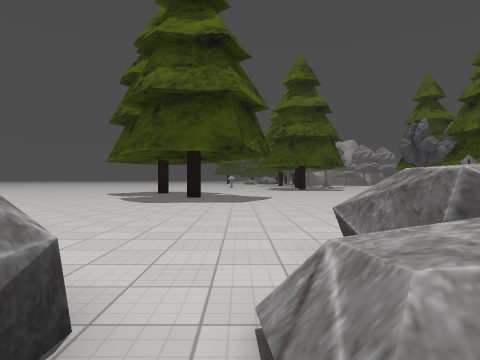
[1] (above)

22 first-person views from a walk through a 3-D level made in the Godot game engine. The camera is 1.3 m above the floor, looks level and sees 75° across. The floor is counted in squares, 1.74 m on a side. Each view is taken from the middle of a square. On the plan, view 1 faces up. The plan holds only what a view shows up to about 10 squares ahead; the rest is blank. The place goes on beyond the plan. Some surface patterns are stand-ins.

[2]
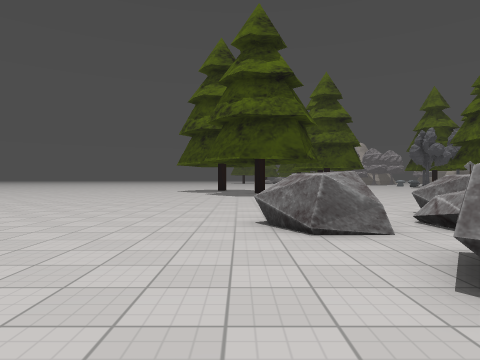

[3]
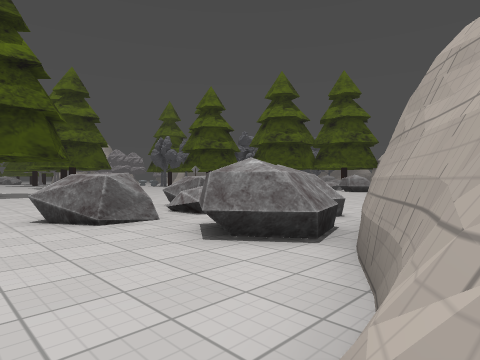

[4]
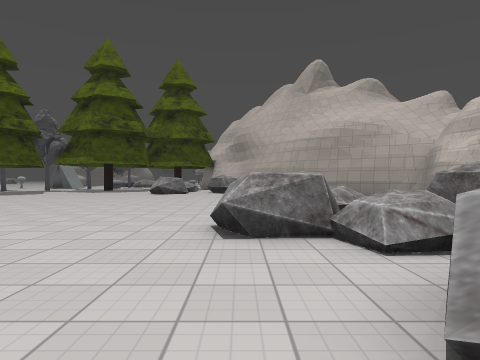

[5]
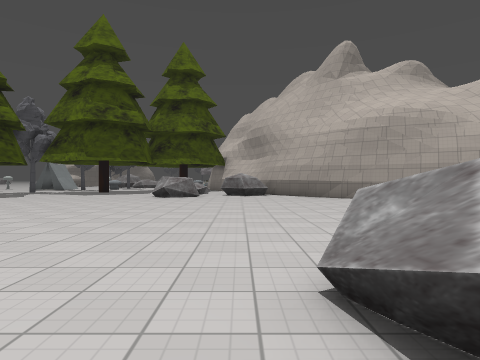

[6]
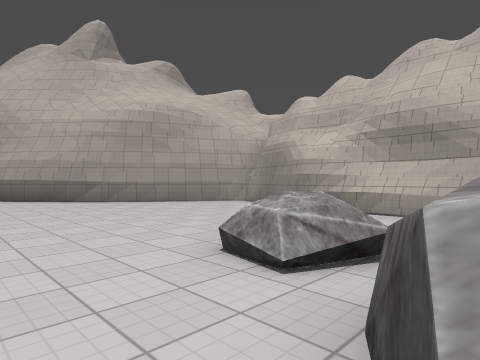

[7]
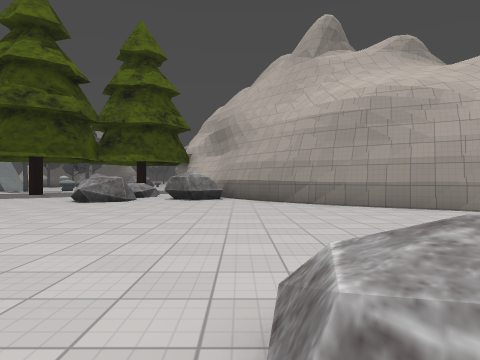

[8]
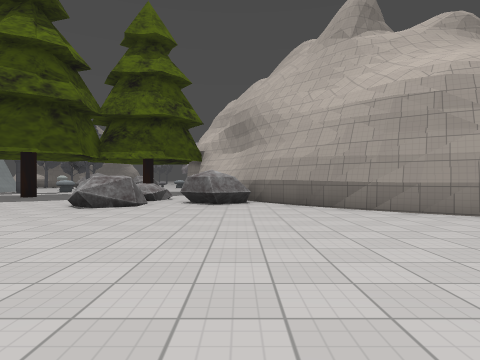

[9]
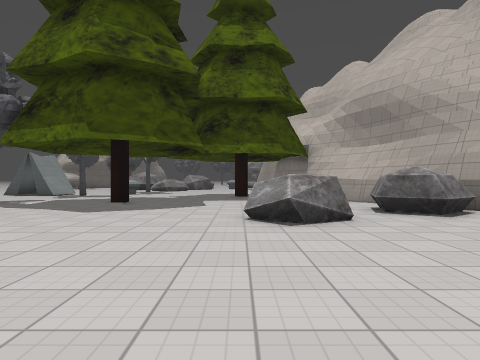

[10]
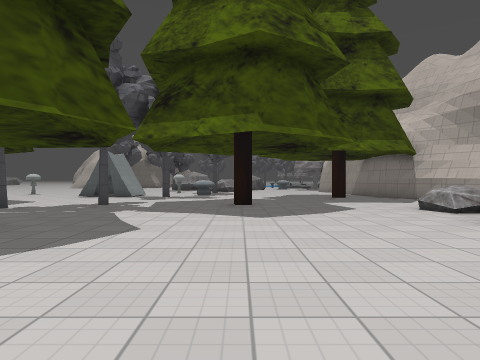

[11]
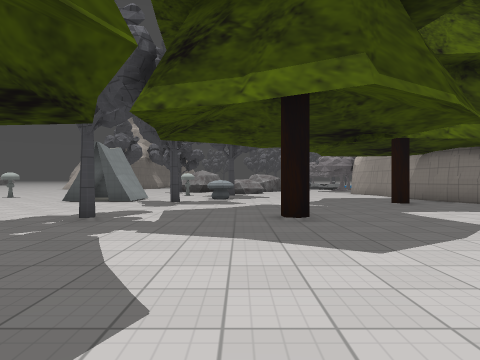

[12]
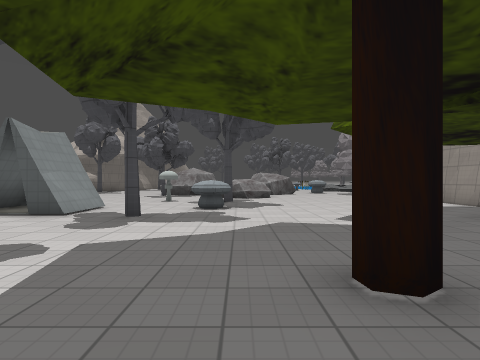

[13]
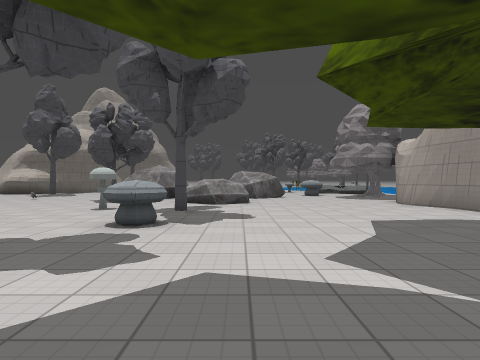

[14]
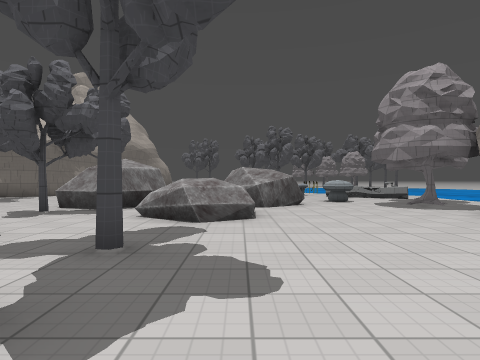

[15]
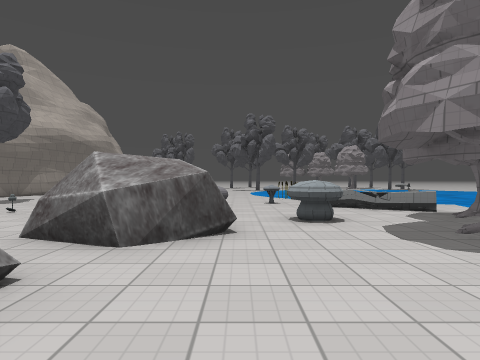

[16]
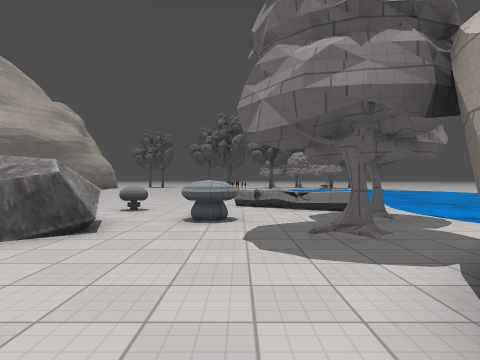

[17]
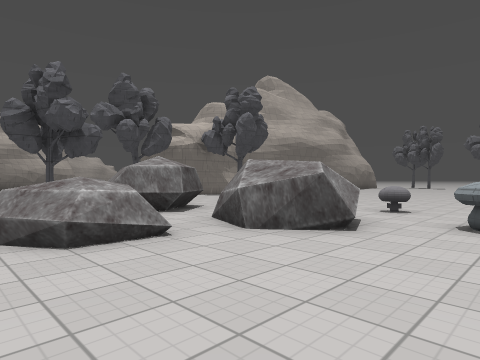

[18]
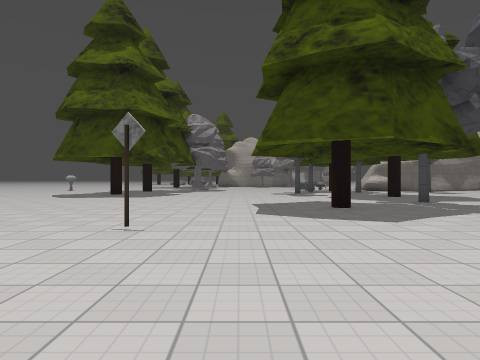

[19]
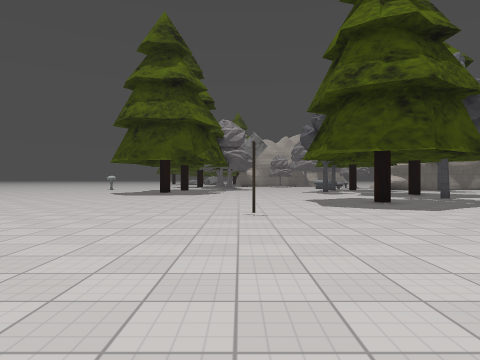

[20]
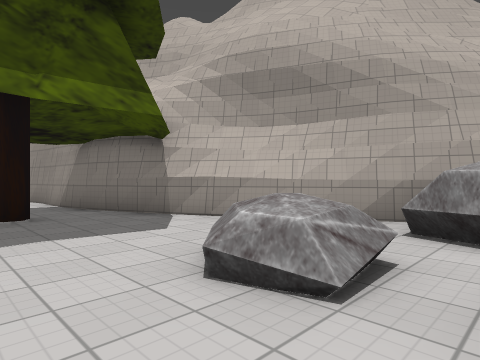

[21]
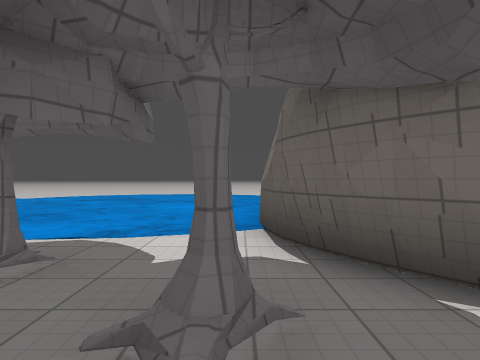

[22]
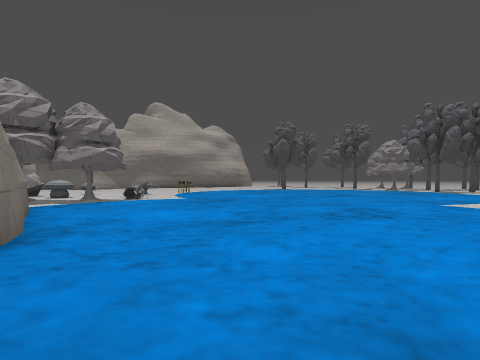

### Floor plan
Key: @ floor where view 1 was taken; # wall or solid block; x gap in a wall; . floor; = window, fence, low wall or low ledge; ^ raised ledge; T tree; C cone; S sign; O other object.
Columns run from 4 left of view 1 to 38 right of it. Each row starts with its distance up from view 1.
 18         .............T.....##  ... ..
 17         ...................##.......^
 16       ............T...T........C..T##   .
 15       ....................T....C...###.O.
 14        .....................^^....=.x..
 13         .....S..............=.T..^^.x.
 12         ..............T..........^^.#   ...
 11          ...........................##..O..
 10 ........  .................................
  9 ........ .............................^...O
  8 ..........................T...........^..=
  7 .................=^^==..........##..T...==
  6 ..................^===.....########.T...=
  5 ...................x....####      ##..T.=
  4 ...................##..##          #.......
  3 .....##............#####           #.......
  2 ..#..^^.=..........##              #.......
  1 .=^^======........##               #.......
  0 ....@##==........##                #.......
 -1 ...#    .. .....##                ##.......
 -2 ...##^^..   ....#                 #........
 -3 ...#########...##                 .........
 -4 ..###       ####                  .........
 -5 .##                               .........
 -6                                   .....

Positions as (right, up) in squares from view 1, and headings:
1: (0, 0), facing up
2: (-3, -4), facing up
3: (-4, -5), facing up-right
4: (-3, 3), facing right
5: (0, 4), facing right
6: (2, 4), facing down-right
7: (3, 2), facing right
8: (5, 3), facing right
9: (8, 8), facing right
10: (9, 12), facing right
11: (12, 13), facing right
12: (16, 13), facing right
13: (19, 12), facing right
14: (23, 12), facing right
15: (28, 10), facing right
16: (28, 8), facing right
17: (28, 8), facing up-right
18: (11, 8), facing up
19: (9, 6), facing up
20: (15, 9), facing down-right
21: (32, 8), facing down
22: (30, -6), facing up-right
